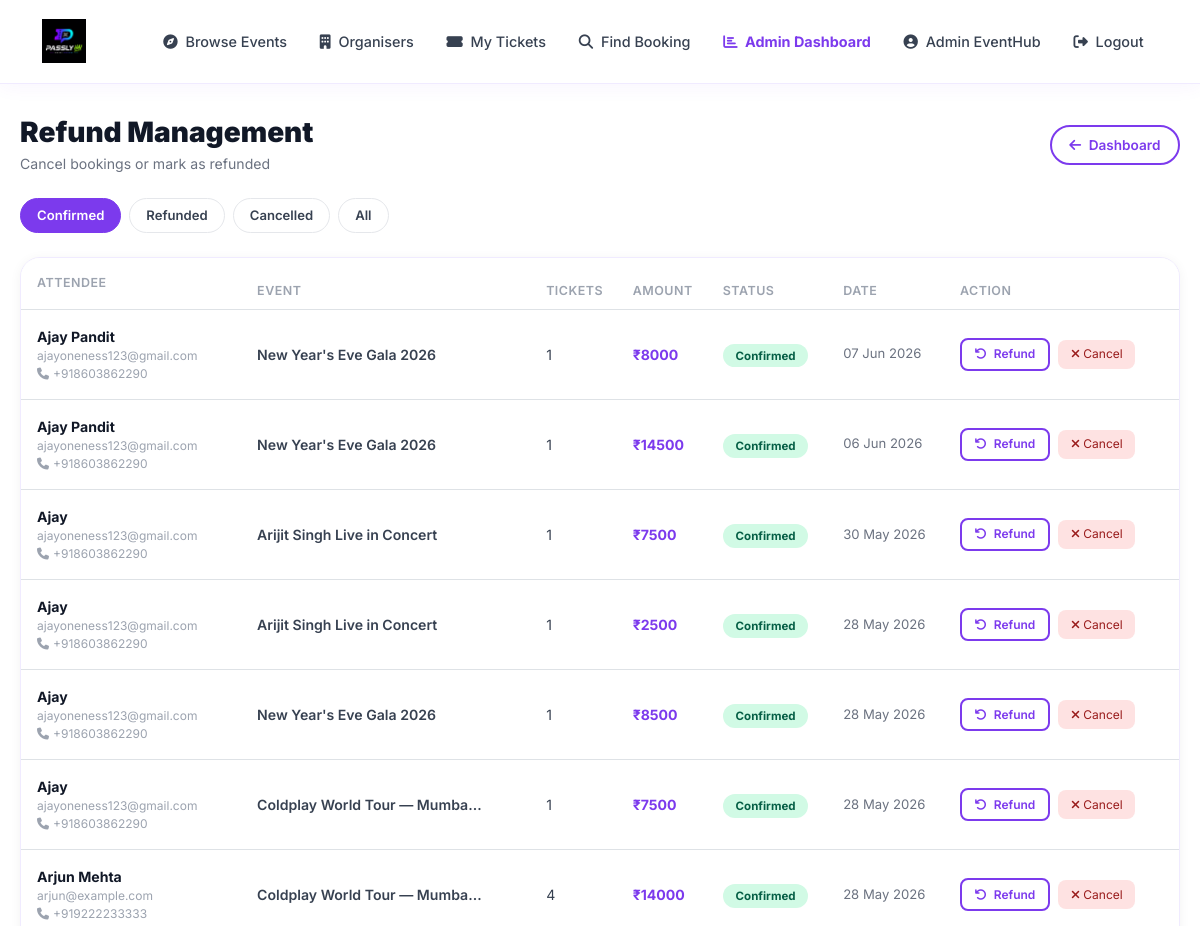
Page /refunds/ (signed in, upper part) on the earlier database version.
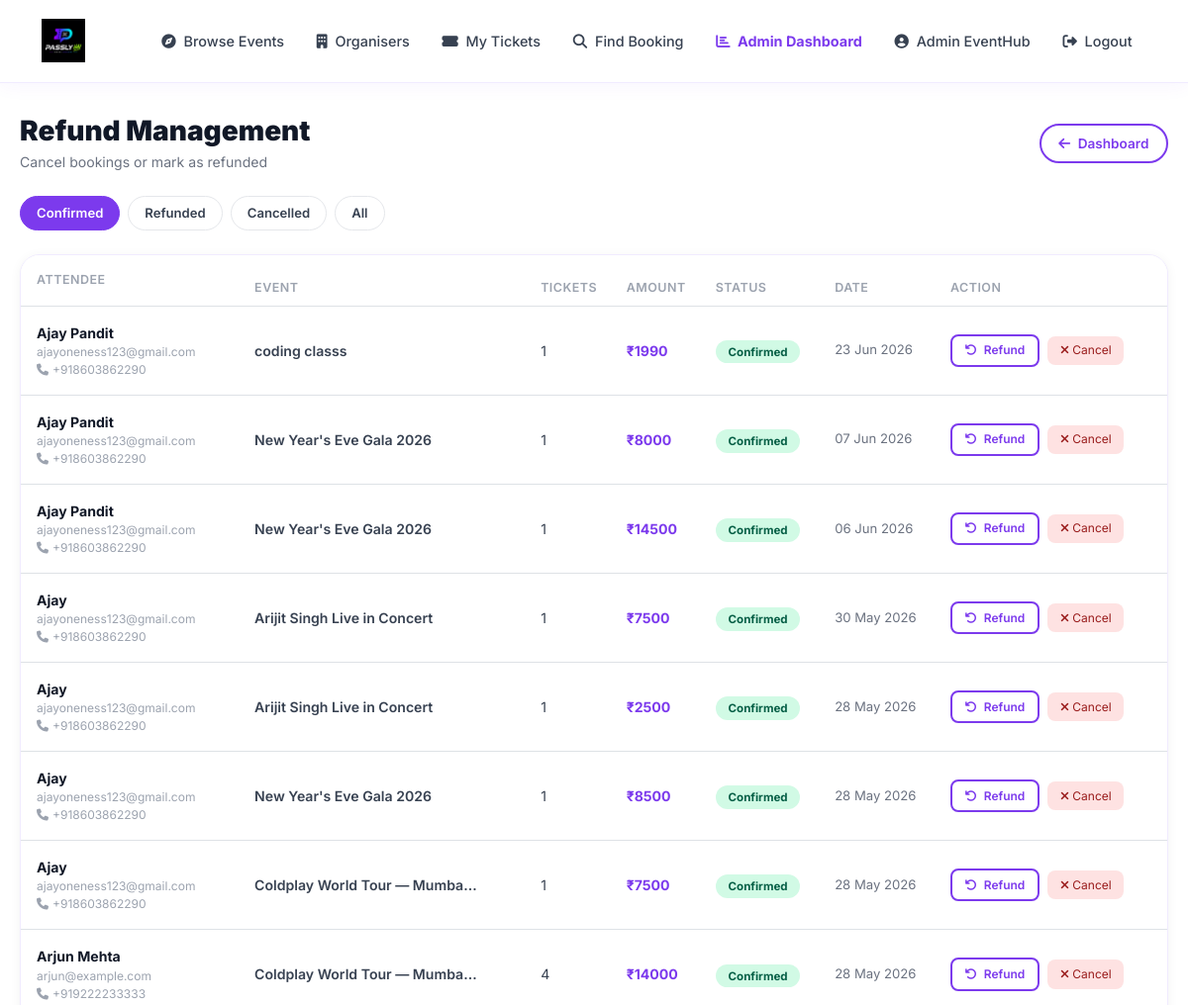
Same page on the later database version.
### events/models.py (models this page shows, shortened)
class Booking(models.Model):
    STATUS_CHOICES = [
        ('pending', 'Pending'),
        ('confirmed', 'Confirmed'),
        ('cancelled', 'Cancelled'),
        ('failed', 'Failed'),
        ('refunded', 'Refunded'),
    ]
    id = models.UUIDField(primary_key=True, default=uuid.uuid4, editable=False)
    event = models.ForeignKey(Event, on_delete=models.CASCADE, related_name='bookings')
    user = models.ForeignKey(
        User, on_delete=models.CASCADE, related_name='bookings', null=True, blank=True
    )
    ticket_type = models.ForeignKey(
        TicketType, on_delete=models.SET_NULL, null=True, blank=True, related_name='bookings'
    )
    name = models.CharField(max_length=100)
    email = models.EmailField()
    phone = models.CharField(max_length=15)
    number_of_tickets = models.IntegerField(default=1)
    total_amount = models.DecimalField(max_digits=10, decimal_places=2)
    discount_amount = models.DecimalField(max_digits=10, decimal_places=2, default=0)
    coupon_code = models.ForeignKey(
        CouponCode, on_delete=models.SET_NULL, null=True, blank=True
    )
    booking_date = models.DateTimeField(auto_now_add=True)
    status = models.CharField(max_length=20, choices=STATUS_CHOICES, default='pending')
    qr_code = models.ImageField(upload_to='qr_codes/', blank=True, null=True)
    email_sent = models.BooleanField(default=False)
    whatsapp_sent = models.BooleanField(default=False)
    razorpay_order_id = models.CharField(max_length=100, blank=True, null=True)
    razorpay_payment_id = models.CharField(max_length=100, blank=True, null=True)
    razorpay_signature = models.CharField(max_length=255, blank=True, null=True)
    refund_reason = models.TextField(blank=True)
    refunded_at = models.DateTimeField(null=True, blank=True)
    is_manual = models.BooleanField(default=False, verbose_name='Manual / Imported Booking')
    scan_count = models.PositiveIntegerField(default=0, help_text='Number of times this ticket has been scanned at entry')
    class Meta:
        ordering = ['-booking_date']

class Event(models.Model):
    CATEGORY_CHOICES = [
        ('music', 'Music & Concerts'),
        ('sports', 'Sports'),
        ('tech', 'Technology'),
        ('food', 'Food & Drink'),
        ('art', 'Arts & Culture'),
        ('business', 'Business'),
        ('other', 'Other'),
    ]
    STATUS_CHOICES = [
        ('draft', 'Draft'),
        ('published', 'Published'),
        ('completed', 'Completed'),
        ('cancelled', 'Cancelled'),
    ]
    EVENT_TYPE_CHOICES = [
        ('one_time', 'One Time'),
        ('regular', 'Regular / Recurring'),
    ]
    id = models.UUIDField(primary_key=True, default=uuid.uuid4, editable=False)
    title = models.CharField(max_length=200)
    description = models.TextField()
    category = models.CharField(max_length=20, choices=CATEGORY_CHOICES, default='other')
    status = models.CharField(max_length=20, choices=STATUS_CHOICES, default='published')
    event_type = models.CharField(max_length=20, choices=EVENT_TYPE_CHOICES, default='one_time')
    is_free = models.BooleanField(default=False, verbose_name='Free Event')
    is_approved = models.BooleanField(default=True, verbose_name='Admin Approved')
    date = models.DateTimeField()
    end_date = models.DateTimeField(null=True, blank=True)
    venue = models.CharField(max_length=200)
    address = models.TextField()
    latitude = models.FloatField(help_text='Latitude for map location', default=20.5937)
    longitude = models.FloatField(help_text='Longitude for map location', default=78.9629)
    price = models.DecimalField(max_digits=10, decimal_places=2, default=0)
    total_seats = models.IntegerField()
    available_seats = models.IntegerField()
    image = models.URLField(
        default='https://via.placeholder.com/800x400/7C3AED/ffffff?text=Event+Image'
    )
    organizer = models.CharField(max_length=100)
    organizer_user = models.ForeignKey(
        User, on_delete=models.SET_NULL, null=True, blank=True,
        related_name='organized_events'
    )
    meta_pixel_id = models.CharField(max_length=50, blank=True, verbose_name='Meta Pixel ID')
    google_analytics_id = models.CharField(
        max_length=50, blank=True, verbose_name='Google Analytics / GTM ID'
    )
    custom_header_code = models.TextField(
        blank=True, verbose_name='Custom Header Code',
        help_text='Raw HTML/JS added inside <head>'
    )
    custom_footer_code = models.TextField(
        blank=True, verbose_name='Custom Footer Code',
        help_text='Raw HTML/JS added before </body>'
    )
    created_at = models.DateTimeField(auto_now_add=True)
    updated_at = models.DateTimeField(auto_now=True)
    class Meta:
        ordering = ['-date']

### events/views.py (the view, shortened to what this page needs)
# urls.py: path('refunds/', views.refund_management, name='refund_management'),
@login_required
def refund_management(request):
    if not request.user.is_staff:
        messages.error(request, 'Access denied.')
        return redirect('event_list')
    status_filter = request.GET.get('status', 'confirmed')
    qs = Booking.objects.select_related('event').order_by('-booking_date')
    if status_filter and status_filter != 'all':
        qs = qs.filter(status=status_filter)
    return render(request, 'events/refund_management.html', {
        'bookings': qs[:60], 'status_filter': status_filter,
    })

### events/templates/events/refund_management.html (shortened to what the changed rows need)
{% extends 'events/base.html' %}
{% block content %}
<div class="d-flex justify-content-between align-items-center mb-4">
    <div>
        <h1 style="font-size:1.75rem;font-weight:900;color:#111827;margin:0;">Refund Management</h1>
    </div>
</div>
<div class="card" style="padding:0;">
    <div style="overflow-x:auto;">
        <table class="table table-hover mb-0" style="min-width:700px;">
            <thead style="background:#F9FAFB;">
                <tr>
                    <th style="padding:1rem;">Attendee</th>
                    <th>Event</th>
                    <th>Tickets</th>
                    <th>Amount</th>
                    <th>Status</th>
                    <th>Date</th>
                    <th>Action</th>
                </tr>
            </thead>
            <tbody>
                {% for b in bookings %}
                <tr>
                    <td style="padding:1rem;">
                        <div style="font-weight:700;color:#111827;">{{ b.name }}</div>
                        <div style="font-size:.75rem;color:#9CA3AF;">{{ b.email }}</div>
                        <div style="font-size:.75rem;color:#9CA3AF;"><i class="fas fa-phone me-1"></i>{{ b.phone }}</div>
                    </td>
                    <td style="color:#374151;font-weight:600;">{{ b.event.title|truncatechars:28 }}</td>
                    <td style="color:#374151;">{{ b.number_of_tickets }}</td>
                    <td style="font-weight:700;color:#7C3AED;">₹{{ b.total_amount|floatformat:0 }}</td>
                    <td>
                        <span class="status-badge" style="background:{% if b.status == 'confirmed' %}#D1FAE5;color:#065F46{% elif b.status == 'pending' %}#FEF3C7;color:#92400E{% elif b.status == 'refunded' %}#DBEAFE;color:#1E40AF{% elif b.status == 'cancelled' %}#F3F4F6;color:#374151{% else %}#FEE2E2;color:#991B1B{% endif %};">
                            {{ b.get_status_display }}
                        </span>
                    </td>
                    <td style="color:#6B7280;font-size:.82rem;">{{ b.booking_date|date:"d M Y" }}</td>
                    <td>
                        {% if b.status == 'confirmed' %}
                        <button class="btn btn-outline-primary"
                                style="font-size:.75rem;padding:.35rem .8rem;border-radius:8px;"
                                data-bs-toggle="modal"
                                data-bs-target="#refundModal"
                                data-id="{{ b.id }}"
                                data-name="{{ b.name }}"
                                data-amount="{{ b.total_amount }}">
                            <i class="fas fa-undo me-1"></i> Refund
                        </button>
                        <form method="post" style="display:inline;" onsubmit="return confirm('Cancel booking for {{ b.name }}?')">
                            <button type="submit" class="btn" style="font-size:.75rem;padding:.35rem .8rem;border-radius:8px;background:#FEE2E2;color:#991B1B;border:none;margin-left:.25rem;">
                                <i class="fas fa-times"></i> Cancel
                            </button>
                        </form>
                        {% elif b.status == 'refunded' %}
                        <span style="color:#059669;font-size:.8rem;"><i class="fas fa-check-circle me-1"></i>Done</span>
                        {% else %}
                        <span style="color:#9CA3AF;font-size:.8rem;">—</span>
                        {% endif %}
                    </td>
                </tr>
                {% endfor %}
            </tbody>
        </table>
    </div>
</div>
{% endblock %}

Differences in the rows shown:
added Booking: name "Ajay Pandit", email "ajayoneness123@gmail.com", phone "+918603862290", event "coding classs", number_of_tickets "1", total_amount "1990", status "Confirmed", booking_date "23 Jun 2026"
